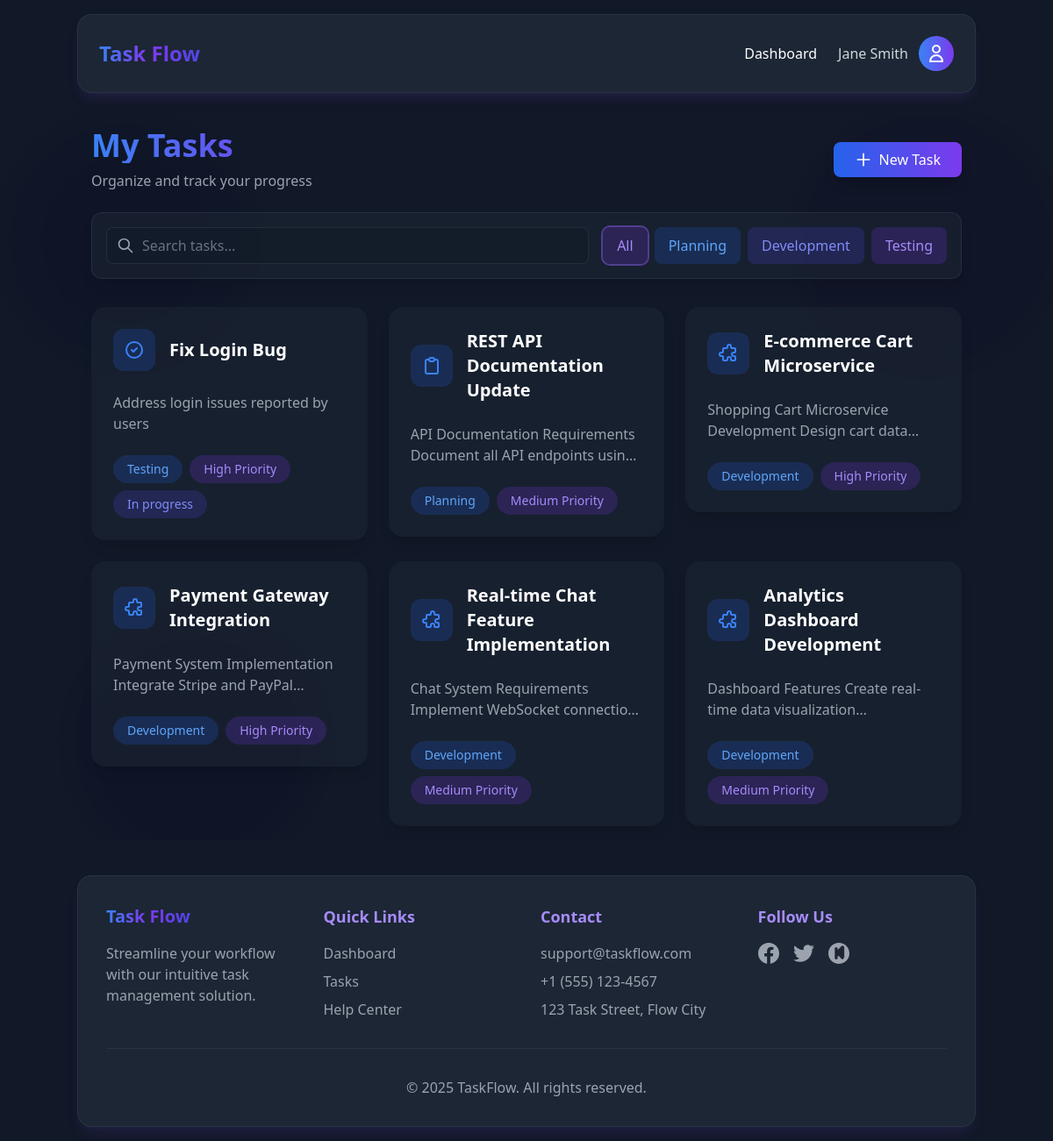
/ (signed in), run on the app's committed database.
### tables this page shows
CREATE TABLE tasks (
    id BIGINT UNSIGNED AUTO_INCREMENT PRIMARY KEY,
    user_id BIGINT UNSIGNED NOT NULL,
    title VARCHAR(255) NOT NULL,
    description TEXT,
    category ENUM('planning', 'development', 'testing') NOT NULL,
    priority ENUM('low', 'medium', 'high') NOT NULL,
    status ENUM('pending', 'in_progress', 'completed') DEFAULT 'pending',
    created_at TIMESTAMP DEFAULT CURRENT_TIMESTAMP,
    updated_at TIMESTAMP DEFAULT CURRENT_TIMESTAMP ON UPDATE CURRENT_TIMESTAMP,
    FOREIGN KEY (user_id) REFERENCES users(id) ON DELETE CASCADE
);

### config/database.php (called while the page is built, shortened)
<?php
class Database {
    private static $instance = null;
    private $connection;
    private $host = 'db';
    private $database = 'taskflow_db';
    private $username = 'root';
    private $password = 'rootpassword';
    private function __construct() {
        $this->connection = mysqli_connect(
            $this->host,
            $this->username,
            $this->password,
            $this->database
        );
        mysqli_set_charset($this->connection, 'utf8');
    }
    public static function getInstance() {
        if (self::$instance === null) {
            self::$instance = new self();
        }
        return self::$instance;
    }
    public function getConnection() {
        return $this->connection;
    }
}

### models/Task.php (called while the page is built, shortened)
<?php
require_once(__DIR__ . '/../config/database.php');
class Task {
    private $conn;
    public function __construct() {
        $this->db = Database::getInstance();
        $this->conn = $this->db->getConnection();
    }
    public function getAllTasks($userId) {
        $query = "SELECT t.*, GROUP_CONCAT(tg.name) as tags
                 FROM tasks t
                 LEFT JOIN task_tags tt ON t.id = tt.task_id
                 LEFT JOIN tags tg ON tt.tag_id = tg.id
                 WHERE t.user_id = ?
                 GROUP BY t.id
                 ORDER BY t.created_at DESC";
        $stmt = mysqli_prepare($this->conn, $query);
        mysqli_stmt_bind_param($stmt, 'i', $userId);
        if (!mysqli_stmt_execute($stmt)) {
            throw new Exception("Error fetching tasks: " . mysqli_error($this->conn));
        }
        $result = mysqli_stmt_get_result($stmt);
        $tasks = [];
        while ($row = mysqli_fetch_assoc($result)) {
            $row['tags'] = $row['tags'] ? explode(',', $row['tags']) : [];
            $tasks[] = $row;
        }
        return $tasks;
    }
}

### index.php (the view, shortened to what this page needs)
<?php
require_once(__DIR__ . '/models/Task.php');
try {
    $taskModel = new Task();
    $tasks = $taskModel->getAllTasks($_SESSION['user']['id']);
} catch (Exception $e) {
    error_log($e->getMessage());
    $tasks = [];
}
?>
<div class="relative overflow-hidden">
    <div class="absolute top-0 left-0 w-72 h-72 bg-blue-600 rounded-full mix-blend-multiply filter blur-xl opacity-20 animate-blob"></div>
    <div class="absolute top-0 right-0 w-72 h-72 bg-violet-600 rounded-full mix-blend-multiply filter blur-xl opacity-20 animate-blob animation-delay-2000"></div>
    <div class="absolute -bottom-8 left-20 w-72 h-72 bg-indigo-600 rounded-full mix-blend-multiply filter blur-xl opacity-20 animate-blob animation-delay-4000"></div>
    <div class="container mx-auto p-4 relative">
        <div class="space-y-6 mb-8">
            <div class="flex justify-between items-center">
                <div>
                    <h1 class="text-4xl font-bold mb-2 bg-gradient-to-r from-blue-500 to-violet-600 bg-clip-text text-transparent">My Tasks</h1>
                    <p class="dark:text-gray-400">Organize and track your progress</p>
                </div>
                <a href="/create-task.php" class="bg-gradient-to-r from-blue-600 to-violet-600 text-white px-6 py-2 rounded-lg hover:opacity-90 transition-all duration-200 shadow-lg hover:shadow-violet-500/20">
                    <span class="flex items-center gap-2">
                        <svg class="w-5 h-5" fill="none" stroke="currentColor" viewBox="0 0 24 24"><path stroke-linecap="round" stroke-linejoin="round" stroke-width="2" d="M12 4v16m8-8H4"></path></svg>
                        New Task
                    </span>
                </a>
            </div>
            <div class="bg-gray-800/50 backdrop-blur-sm rounded-xl p-4 border border-gray-700/50 shadow-lg transition-all duration-300 hover:shadow-violet-500/20">
                <div class="flex flex-col md:flex-row gap-4">
                    <div class="flex-grow relative">
                        <div class="absolute inset-y-0 left-0 pl-3 flex items-center pointer-events-none">
                            <svg class="w-5 h-5 text-gray-400" fill="none" stroke="currentColor" viewBox="0 0 24 24">
                                <path stroke-linecap="round" stroke-linejoin="round" stroke-width="2" d="M21 21l-6-6m2-5a7 7 0 11-14 0 7 7 0 0114 0z"></path>
                            </svg>
                        </div>
                        <input type="text" placeholder="Search tasks..." class="w-full pl-10 pr-4 py-2 bg-gray-900/50 border border-gray-700/50 rounded-lg focus:ring-2 focus:ring-violet-500/20 focus:border-violet-500/20 text-gray-300 placeholder-gray-500">
                    </div>
                    <div class="flex gap-2 flex-wrap md:flex-nowrap">
                        <button class="filter-category px-4 py-2 rounded-lg bg-violet-600/20 text-violet-400 hover:bg-violet-600/30 transition-colors duration-200 flex items-center gap-2 ring-2 ring-violet-500/50">
                            <span>All</span>
                        </button>
                        <button class="filter-category px-4 py-2 rounded-lg bg-blue-600/20 text-blue-400 hover:bg-blue-600/30 transition-colors duration-200 flex items-center gap-2">
                            <span>Planning</span>
                        </button>
                        <button class="filter-category px-4 py-2 rounded-lg bg-indigo-600/20 text-indigo-400 hover:bg-indigo-600/30 transition-colors duration-200 flex items-center gap-2">
                            <span>Development</span>
                        </button>
                        <button class="filter-category px-4 py-2 rounded-lg bg-violet-600/20 text-violet-400 hover:bg-violet-600/30 transition-colors duration-200 flex items-center gap-2">
                            <span>Testing</span>
                        </button>
                    </div>
                </div>
            </div>
        </div>
        <div class="grid grid-cols-1 md:grid-cols-2 lg:grid-cols-3 gap-6">
            <?php foreach ($tasks as $task): ?>
            <a href="/task-view.php?id=<?php echo htmlspecialchars($task['id']); ?>" class="block">
                <div class="task-card group relative bg-gray-800/50 backdrop-blur-sm rounded-2xl p-6 shadow-lg transition-all duration-300 hover:shadow-violet-500/20 hover:-translate-y-1 border border-transparent hover:border-violet-500/20" style="transition: opacity 0.3s ease, transform 0.3s ease">
                    <div class="flex items-center gap-4 mb-6">
                        <div class="p-3 bg-blue-600/20 rounded-xl group-hover:bg-blue-600/30 transition-colors duration-300">
                            <?php
                            $icon = '';
                            switch($task['category']) {
                                case 'planning':
                                    $icon = '<path stroke-linecap="round" stroke-linejoin="round" stroke-width="2" d="M9 5H7a2 2 0 00-2 2v12a2 2 0 002 2h10a2 2 0 002-2V7a2 2 0 00-2-2h-2M9 5a2 2 0 002 2h2a2 2 0 002-2M9 5a2 2 0 012-2h2a2 2 0 012 2"></path>';
                                    break;
                                case 'development':
                                    $icon = '<path stroke-linecap="round" stroke-linejoin="round" stroke-width="2" d="M11 4a2 2 0 114 0v1a1 1 0 001 1h3a1 1 0 011 1v3a1 1 0 01-1 1h-1a2 2 0 100 4h1a1 1 0 011 1v3a1 1 0 01-1 1h-3a1 1 0 01-1-1v-1a2 2 0 10-4 0v1a1 1 0 01-1 1H7a1 1 0 01-1-1v-3a1 1 0 00-1-1H4a2 2 0 110-4h1a1 1 0 001-1V7a1 1 0 011-1h3a1 1 0 001-1V4z"></path>';
                                    break;
                                case 'testing':
                                    $icon = '<path stroke-linecap="round" stroke-linejoin="round" stroke-width="2" d="M9 12l2 2 4-4m6 2a9 9 0 11-18 0 9 9 0 0118 0z"></path>';
                                    break;
                            }
                            ?>
                            <svg class="w-6 h-6 text-blue-500" fill="none" stroke="currentColor" viewBox="0 0 24 24"><?php echo $icon; ?></svg>
                        </div>
                        <h3 class="text-xl font-semibold text-white group-hover:bg-gradient-to-r group-hover:from-blue-500 group-hover:to-violet-500 group-hover:bg-clip-text group-hover:text-transparent transition-all duration-300"><?php echo htmlspecialchars($task['title']); ?></h3>
                    </div>
                    <p class="text-gray-400 mb-6 line-clamp-2">
                        <?php
                        $plainDescription = strip_tags($task['description']);
                        $plainDescription = preg_replace('/(\r\n|\r|\n|\s)+/', ' ', $plainDescription);
                        $plainDescription = str_replace(['\r', '\n', '\\r', '\\n'], ' ', $plainDescription);
                        echo htmlspecialchars(substr($plainDescription, 0, 150) . (strlen($plainDescription) > 150 ? '...' : ''));
                        ?>
                    </p>
                    <div class="flex flex-wrap gap-2">
                        <span class="task-category px-4 py-1.5 bg-blue-600/20 text-blue-400 rounded-full text-sm font-medium group-hover:bg-blue-600/30 transition-colors duration-300"><?php echo ucfirst(htmlspecialchars($task['category'])); ?></span>
                        <span class="task-category px-4 py-1.5 bg-violet-600/20 text-violet-400 rounded-full text-sm font-medium group-hover:bg-violet-600/30 transition-colors duration-300"><?php echo ucfirst(htmlspecialchars($task['priority'])); ?> Priority</span>
                        <?php if (!empty($task['status']) && $task['status'] !== 'pending'): ?>
                        <span class="task-category px-4 py-1.5 bg-indigo-600/20 text-indigo-400 rounded-full text-sm font-medium group-hover:bg-indigo-600/30 transition-colors duration-300"><?php echo ucfirst(str_replace('_', ' ', $task['status'])); ?></span>
                        <?php endif; ?>
                    </div>
                </div>
            </a>
            <?php endforeach; ?>
        </div>
    </div>
</div>
<?php
require_once(__DIR__ . '/layouts/base.php');
?>

### data on the page
tasks: title "Fix Login Bug", description "Address login issues reported by users", category "Testing", priority "High", status "In progress"
tasks: title "REST API Documentation Update", description "API Documentation Requirements Document all API endpoints…", category "Planning", priority "Medium"
tasks: title "E-commerce Cart Microservice", description "Shopping Cart Microservice Development Design cart…", category "Development", priority "High"
tasks: title "Payment Gateway Integration", description "Payment System Implementation Integrate Stripe and…", category "Development", priority "High"
tasks: title "Real-time Chat Feature Implementation", description "Chat System Requirements Implement WebSocket…", category "Development", priority "Medium"
tasks: title "Analytics Dashboard Development", description "Dashboard Features Create real-time data…", category "Development", priority "Medium"

### other printed values
$_SESSION['user']['name'] "Jane Smith"
